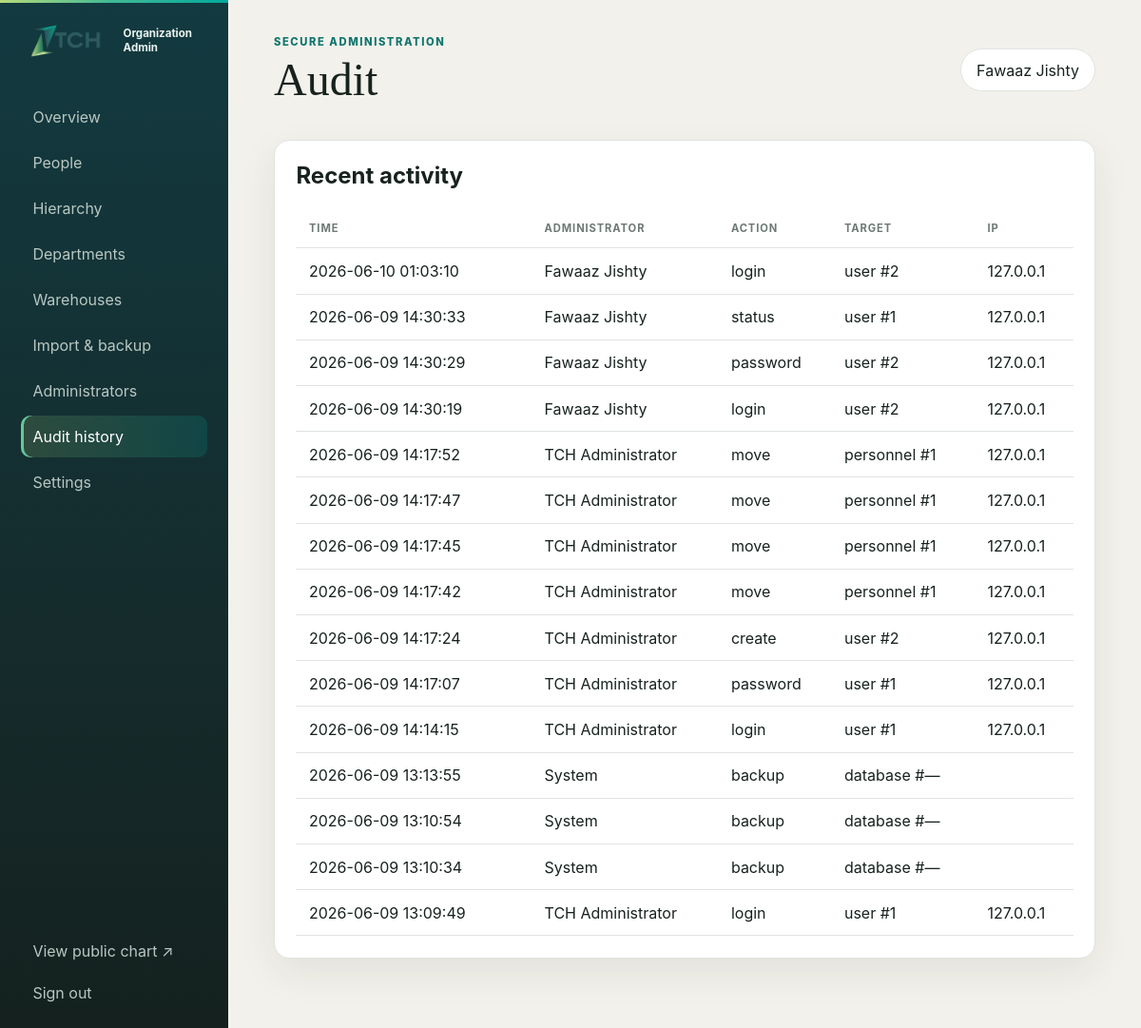
The app's page /admin/?page=audit (signed in) with its own data.
### tables this page shows
CREATE TABLE users (
    id INTEGER PRIMARY KEY AUTOINCREMENT,
    name TEXT NOT NULL,
    email TEXT NOT NULL UNIQUE,
    password_hash TEXT NOT NULL,
    status TEXT NOT NULL DEFAULT 'active' CHECK(status IN ('active','disabled')),
    force_password_change INTEGER NOT NULL DEFAULT 1,
    last_login_at TEXT,
    created_at TEXT NOT NULL DEFAULT CURRENT_TIMESTAMP,
    updated_at TEXT NOT NULL DEFAULT CURRENT_TIMESTAMP
);

CREATE TABLE audit_logs (
    id INTEGER PRIMARY KEY AUTOINCREMENT,
    user_id INTEGER REFERENCES users(id) ON DELETE SET NULL,
    action TEXT NOT NULL,
    target_type TEXT NOT NULL,
    target_id INTEGER,
    before_json TEXT,
    after_json TEXT,
    ip_address TEXT NOT NULL DEFAULT '',
    created_at TEXT NOT NULL DEFAULT CURRENT_TIMESTAMP
);

### app/security.php (called while the page is built, shortened)
<?php
function e(mixed $value): string
{
    return htmlspecialchars((string) $value, ENT_QUOTES | ENT_SUBSTITUTE, 'UTF-8');
}
function current_user(): ?array
{
    $stmt = db()->prepare("SELECT id, name, email, status, force_password_change, last_login_at FROM users WHERE id = ? AND status = 'active'");
    $stmt->execute([(int) $_SESSION['user_id']]);
    return $stmt->fetch() ?: null;
}

### app/database.php (called while the page is built, shortened)
<?php
function db(): PDO
{
    static $pdo;
    if ($pdo instanceof PDO) {
        return $pdo;
    }
    $pdo = new PDO('sqlite:' . DB_PATH, null, null, [
        PDO::ATTR_ERRMODE => PDO::ERRMODE_EXCEPTION,
        PDO::ATTR_DEFAULT_FETCH_MODE => PDO::FETCH_ASSOC,
        PDO::ATTR_EMULATE_PREPARES => false,
    ]);
    $pdo->exec('PRAGMA foreign_keys = ON');
    $pdo->exec('PRAGMA journal_mode = WAL');
    $pdo->exec('PRAGMA busy_timeout = 5000');
    return $pdo;
}

### admin/index.php (the view, shortened to what this page needs)
<?php
$user = current_user();
?>
<?php exit; endif;
$page = $_GET['page'] ?? 'dashboard';
$people=personnel(true);$departments=departments();$warehouses=warehouses();$config=settings();$hierarchyIssues=hierarchy_issues();$peopleById=[];
$active=count(array_filter($people,fn($p)=>$p['status']==='active'));$archived=count($people)-$active;
?>
<!doctype html><html lang="en"><head><link rel="stylesheet" href="/assets/css/admin.css"><link rel="stylesheet" href="/assets/css/admin-extra.css"><link rel="stylesheet" href="/assets/css/admin-brand.css"><link rel="stylesheet" href="/assets/css/admin-polish.css"></head><body>
<aside class="sidebar"><a class="admin-brand" href="/admin/"><img src="/assets/tch-logo.png" alt="TCH"><strong>Organization Admin</strong></a><nav>
<?php foreach(['dashboard'=>'Overview','people'=>'People','hierarchy'=>'Hierarchy','departments'=>'Departments','warehouses'=>'Warehouses','import'=>'Import & backup','users'=>'Administrators','audit'=>'Audit history','settings'=>'Settings'] as $key=>$label): ?><a class="<?= $page===$key?'active':'' ?>" href="?page=<?= $key ?>"><?= e($label) ?></a><?php endforeach; ?></nav>
<a href="/" class="view-site">View public chart ↗</a><form method="post"><button class="link-button">Sign out</button></form></aside>
<main class="admin-main"><header class="admin-header"><div><span class="eyebrow">Secure administration</span><h1><?= e(ucfirst($page)) ?></h1></div><div class="user-pill"><?= e($user['name']) ?></div></header>
<?php if($page==='dashboard'):?><section class="metrics"><article><span>Active people</span><strong><?= $active ?></strong></article><article><span>Departments</span><strong><?= count($departments) ?></strong></article><article><span>Warehouses</span><strong><?= count(array_filter($warehouses,fn($w)=>$w['status']==='active')) ?></strong></article><article><span>Archived</span><strong><?= $archived ?></strong></article></section><section class="panel"><h2>Hierarchy health</h2><p>The canonical organization structure is stored in SQLite with validated reporting lines, warehouse assignments, transaction-safe writes, and audit history.</p><a class="primary inline" href="?page=people">Manage people</a></section>
<?php elseif($page==='audit'):?><section class="panel"><h2>Recent activity</h2><div class="table-wrap"><table><thead><tr><th>Time</th><th>Administrator</th><th>Action</th><th>Target</th><th>IP</th></tr></thead><tbody><?php foreach(db()->query('SELECT a.*,u.name user_name FROM audit_logs a LEFT JOIN users u ON u.id=a.user_id ORDER BY a.id DESC LIMIT 200') as $a):?><tr><td><?= e($a['created_at']) ?></td><td><?= e($a['user_name']?:'System') ?></td><td><?= e($a['action']) ?></td><td><?= e($a['target_type'].' #'.($a['target_id']??'—')) ?></td><td><?= e($a['ip_address']) ?></td></tr><?php endforeach;?></tbody></table></div></section>
<?php endif;?>
</main><script src="/assets/js/admin.js"></script></body></html>

### assets/css/admin.css (style rules this page uses)
:root { --ink:#17221f;--muted:#6d7975;--paper:#f3f1eb;--surface:#fff;--line:#dfe4e1;--emerald:#0f766e;--danger:#a63d40;--radius:16px;--shadow:0 14px 40px rgba(23,34,31,.08) }
* { box-sizing:border-box }
body { margin:0;background:var(--paper);color:var(--ink);font-family:Inter,system-ui,sans-serif }
button,input,select,textarea { font:inherit }
a { color:var(--emerald) }
.sidebar { position:fixed;inset:0 auto 0 0;width:240px;background:#15211e;color:#eaf2ef;padding:1.4rem;display:flex;flex-direction:column }
.admin-brand { display:flex;align-items:center;gap:.7rem;color:inherit;text-decoration:none }
.sidebar nav { display:grid;gap:.25rem;margin:2.4rem 0 }
.sidebar nav a,.view-site,.link-button { border:0;background:none;color:#b9c7c2;text-decoration:none;text-align:left;padding:.75rem;border-radius:10px;cursor:pointer }
.sidebar nav a:hover,.sidebar nav a.active { background:#25342f;color:#fff }
.view-site { margin-top:auto }
.admin-main { margin-left:240px;padding:2rem clamp(1rem,4vw,4rem) 4rem }
.admin-header { display:flex;justify-content:space-between;align-items:center;margin-bottom:2rem }
.eyebrow { color:var(--emerald);font-weight:800;font-size:.7rem;text-transform:uppercase;letter-spacing:.14em }
.admin-header h1,.login-card h1 { font-family:Georgia,serif;font-size:clamp(2.3rem,4vw,4rem);margin:.25rem 0;font-weight:500 }
.user-pill { background:#fff;padding:.7rem 1rem;border:1px solid var(--line);border-radius:999px }
.metrics article,.panel { background:var(--surface);border:1px solid var(--line);border-radius:var(--radius);box-shadow:var(--shadow);padding:1.4rem }
.panel { margin-bottom:1rem }
.panel h2 { margin-top:0 }
.table-wrap { overflow:auto }
table { width:100%;border-collapse:collapse }
th,td { text-align:left;padding:.85rem;border-bottom:1px solid var(--line);white-space:nowrap }
th { font-size:.7rem;color:var(--muted);text-transform:uppercase;letter-spacing:.08em }
form { display:grid;gap:.85rem }

### assets/css/admin-brand.css (style rules this page uses)
:root { --brand-teal:#00a99d;--brand-deep:#174d55;--brand-lime:#b8dc78;--brand-gradient:linear-gradient(135deg,#b8dc78 0%,#43b995 48%,#00a99d 100%) }
.sidebar { background:linear-gradient(180deg,#123a40 0%,#152b2c 62%,#14211e 100%) }
.sidebar:before { content:"";position:absolute;inset:0 0 auto 0;height:3px;background:var(--brand-gradient) }
.admin-brand img { width:96px;height:auto;display:block }
.admin-brand strong { font-size:.72rem;line-height:1.25;max-width:80px }
.sidebar nav a:hover,.sidebar nav a.active { background:linear-gradient(90deg,rgba(184,220,120,.16),rgba(0,169,157,.18));box-shadow:inset 3px 0 #69c69a }

### assets/css/admin-polish.css (style rules this page uses)
.admin-header { gap:1rem }
.admin-header h1 { overflow-wrap:anywhere }
.panel,.metrics article { min-width:0 }
.table-wrap td:first-child { min-width:210px }

### records on screen
users: name "Fawaaz Jishty"
audit_logs: created_at "2026-06-10 01:03:10", user_name "Fawaaz Jishty", action "login", target_type+target "user #2", ip_address "127.0.0.1"
audit_logs: created_at "2026-06-09 14:30:33", user_name "Fawaaz Jishty", action "status", target_type+target "user #1", ip_address "127.0.0.1"
audit_logs: created_at "2026-06-09 14:30:29", user_name "Fawaaz Jishty", action "password", target_type+target "user #2", ip_address "127.0.0.1"
audit_logs: created_at "2026-06-09 14:30:19", user_name "Fawaaz Jishty", action "login", target_type+target "user #2", ip_address "127.0.0.1"
audit_logs: created_at "2026-06-09 14:17:52", user_name "TCH Administrator", action "move", target_type+target "personnel #1", ip_address "127.0.0.1"
audit_logs: created_at "2026-06-09 14:17:47", user_name "TCH Administrator", action "move", target_type+target "personnel #1", ip_address "127.0.0.1"
audit_logs: created_at "2026-06-09 14:17:45", user_name "TCH Administrator", action "move", target_type+target "personnel #1", ip_address "127.0.0.1"
audit_logs: created_at "2026-06-09 14:17:42", user_name "TCH Administrator", action "move", target_type+target "personnel #1", ip_address "127.0.0.1"
audit_logs: created_at "2026-06-09 14:17:24", user_name "TCH Administrator", action "create", target_type+target "user #2", ip_address "127.0.0.1"
audit_logs: created_at "2026-06-09 14:17:07", user_name "TCH Administrator", action "password", target_type+target "user #1", ip_address "127.0.0.1"
audit_logs: created_at "2026-06-09 14:14:15", user_name "TCH Administrator", action "login", target_type+target "user #1", ip_address "127.0.0.1"
audit_logs: created_at "2026-06-09 13:13:55", user_name "System", action "backup", target_type+target "database #—"
audit_logs: created_at "2026-06-09 13:10:54", user_name "System", action "backup", target_type+target "database #—"
audit_logs: created_at "2026-06-09 13:10:34", user_name "System", action "backup", target_type+target "database #—"
audit_logs: created_at "2026-06-09 13:09:49", user_name "TCH Administrator", action "login", target_type+target "user #1", ip_address "127.0.0.1"

### other values on screen
$label "Overview"
$label "People"
$label "Hierarchy"
$label "Departments"
$label "Warehouses"
$label "Import & backup"
$label "Administrators"
$label "Audit history"
$label "Settings"
$page "Audit"
